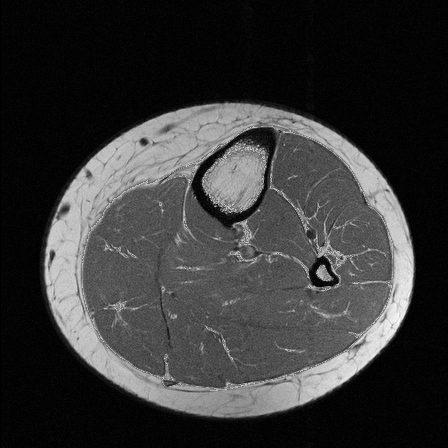
#> input picture exam_2023/jambe.png, 448 x 448 px
$ jupyter execute --allow-errors exam_2023_HUYNH.ipynb
#> lines starting #> are read from the running program, lines starting #| are printed output that depends on the picture; after the words box and inside, x2 and y2 are one past the last pixel; in counts of white or black regions, pixels touching at a corner belong together
### HUYNNH Minh-Hoang

[cell 1]
from skimage import io, filters, morphology
import numpy as np
import matplotlib.pyplot as plt

# Introduction au traitement d'image : Examen pratique 2023

## Segmentation d'une image MR

### 1. Histogramme de `jambe.png`

[cell 2]
jambe = io.imread('jambe.png')
#> jambe is the input picture: shape (448, 448); min 0, max 255, mean 55

_, ax = plt.subplots(1,2, figsize=(12,4))

ax[0].imshow(jambe, 'gray')
ax[0].axis('off')
ax[0].set_title('jambe.png')
ax[1].hist(jambe.flatten(), 256, range=(0,256))
ax[1].set_title('Histogramme')
plt.show()
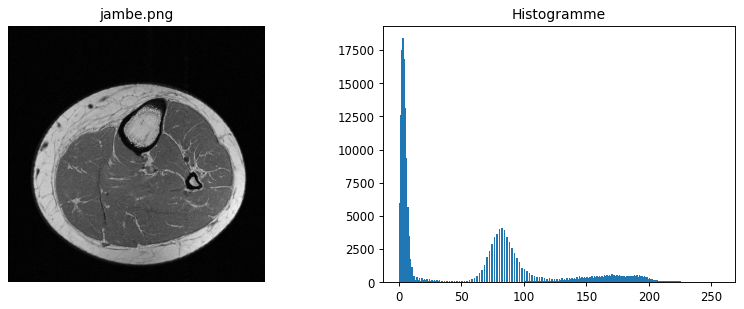
#> figure drawn by matplotlib, 2 panels; panel 2: tallest bar 18422 high, from x = 3 to 4

### 2. Segmentation manuelle

On cherche à effectuer un thresholding, étant donnée que l'on distingue au moins trois classes d'intensité de gris. Onvoit graphiquement que l'on peut prendre pour seuil `threshold1 = 45` et `threshhold2 = 125` environ

[cell 3]
print(filters.threshold_multiotsu(jambe))
#| [ 44 129]

En comparaison, la méthode `threshold_multiotsu` renvoie `44` et `129`.

[cell 4]
def manual_thresholding(threshold1, threshold2):
#> called with threshold1 = 45, threshold2 = 125
    jambe_seg1 = jambe < threshold1
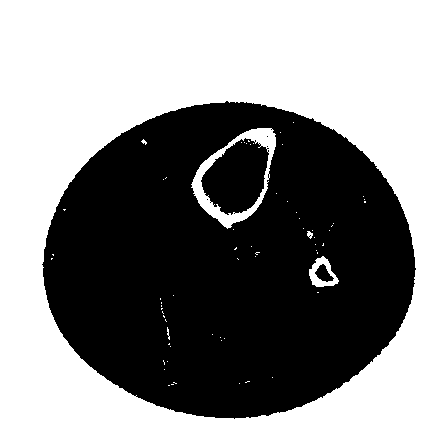
#> jambe_seg1: shape (448, 448) bool; 55.6% white; 6 black regions (3 under 20 px), largest, box (x1, y1, x2, y2) and area: (42, 101, 416, 419) 85466, (201, 138, 269, 215) 3487, (315, 264, 334, 282) 185
    jambe_seg3 = jambe > threshold2
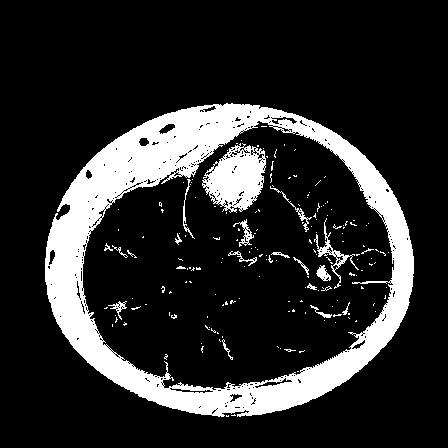
#> jambe_seg3: shape (448, 448) bool; 17% white; 179 white regions (158 under 20 px), largest, box (x1, y1, x2, y2) and area: (45, 103, 414, 417) 29238, (202, 143, 266, 213) 2735, (314, 218, 359, 289) 403

    jambe_seg2 = jambe_seg1.copy()                                              # Jambe_seg2 correspond à
    for i in range(len(jambe_seg2)):                                            # threshold1 < jambe < threshold2
        for j in range(len(jambe_seg2[0])):
            jambe_seg2[i,j] = not(jambe_seg1[i,j]) and not(jambe_seg3[i,j])
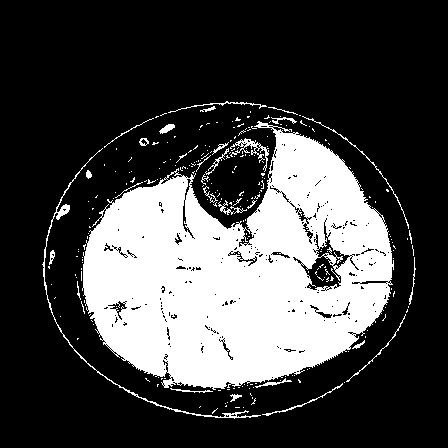
#> jambe_seg2: shape (448, 448) bool; 27.4% white; 252 white regions (220 under 20 px), largest, box (x1, y1, x2, y2) and area: (82, 121, 394, 390) 51323, (42, 148, 261, 419) 804, (230, 138, 269, 172) 294

    jambe_seg3 = morphology.remove_small_holes(jambe_seg3, 150)                 # On retire les trous et les objets dont
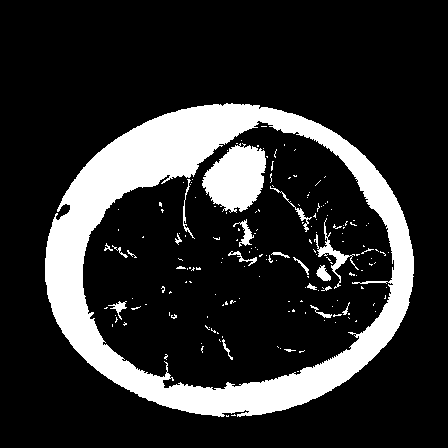
#> jambe_seg3: shape (448, 448) bool; 17.9% white; 179 white regions (156 under 20 px), largest, box (x1, y1, x2, y2) and area: (45, 103, 414, 417) 30575, (202, 143, 266, 213) 3028, (314, 218, 359, 289) 466
    jambe_seg3 = morphology.remove_small_objects(jambe_seg3, 150)               # la taille est inférieure à 150
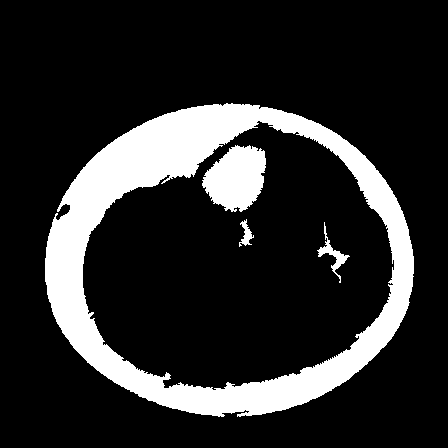
#> jambe_seg3: shape (448, 448) bool; 17% white; 4 white regions, box (x1, y1, x2, y2) and area: (45, 103, 414, 417) 30462, (202, 145, 266, 212) 3010, (317, 222, 350, 283) 377, (239, 219, 254, 247) 178
    jambe_seg1 = morphology.remove_small_holes(jambe_seg1, 150)
#> jambe_seg1: shape (448, 448) bool; 55.6% white; 3 black regions, box (x1, y1, x2, y2) and area: (42, 101, 416, 419) 85459, (201, 138, 269, 215) 3478, (315, 264, 334, 282) 185
    jambe_seg1 = morphology.remove_small_objects(jambe_seg1, 150)
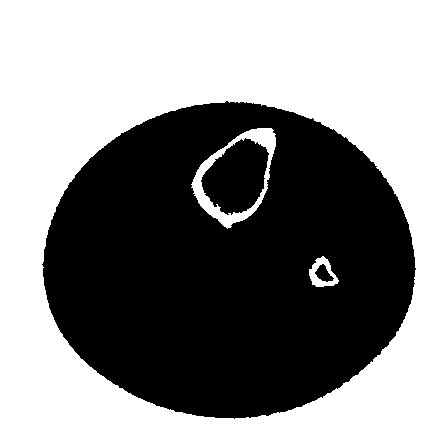
#> jambe_seg1: shape (448, 448) bool; 55.5% white; 3 black regions, box (x1, y1, x2, y2) and area: (42, 101, 416, 419) 85642, (201, 138, 269, 215) 3491, (315, 264, 334, 282) 185
    jambe_seg = np.where(jambe_seg1, 0, np.where(jambe_seg3, 255, 128))
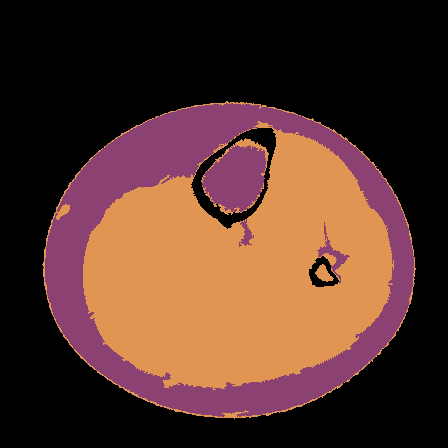
#> jambe_seg: shape (448, 448) int64; 3 distinct labels, from 0 to 255; one colour per label, 0 black

    plt.imshow(jambe_seg, 'gray')
    plt.axis('off')
    plt.title('Segmentation en 3 classes')

manual_thresholding(45, 125)
